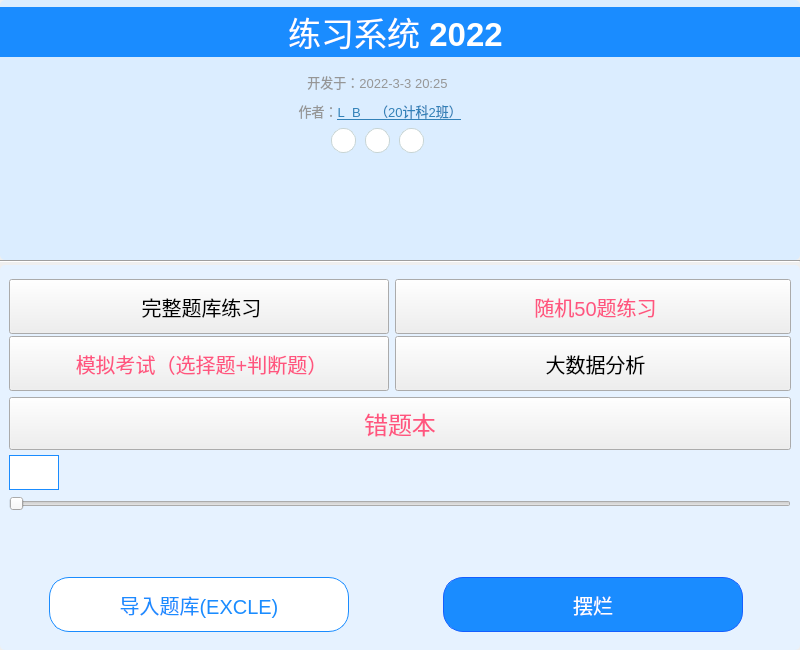
<?xml version="1.0" encoding="UTF-8"?>
<ui version="4.0">
 <class>MainWindow</class>
 <widget class="QMainWindow" name="MainWindow">
  <property name="geometry">
   <rect>
    <x>0</x>
    <y>0</y>
    <width>800</width>
    <height>650</height>
   </rect>
  </property>
  <property name="minimumSize">
   <size>
    <width>0</width>
    <height>650</height>
   </size>
  </property>
  <property name="maximumSize">
   <size>
    <width>800</width>
    <height>700</height>
   </size>
  </property>
  <property name="windowTitle">
   <string>MainWindow</string>
  </property>
  <property name="styleSheet">
   <string notr="true">#w1 QPushButton{
                border-radius:20px;
                padding-top:2px;
                padding-bottom:2px;
                background-color:rgb(255,255,255);
                border: 1px solid #1a8cff;
                color: rgb(26, 140, 255);
                }


                #w1 QPushButton:hover{
                background-color: #f1f2f6;
                }
                #w1 QPushButton:pressed{
                border: 1px solid #138496;
                background-color:#ced6e0;
                }
                #w2 QPushButton{
                border-radius:20px;
                padding-top:2px;
                padding-bottom:2px;
                background-color:#1a8cff;
                border: 1px solid rgb(21, 95, 255);
                color: rgb(255, 255, 255);
                }
                #w2 QPushButton:hover{
                background-color: #5dade2;
                }
                #w2 QPushButton:pressed{
                border: 1px solid #138496;
                background-color:#2c81ba;
                }
            </string>
  </property>
  <widget class="QWidget" name="centralwidget">
   <property name="minimumSize">
    <size>
     <width>800</width>
     <height>650</height>
    </size>
   </property>
   <property name="maximumSize">
    <size>
     <width>800</width>
     <height>700</height>
    </size>
   </property>
   <property name="styleSheet">
    <string notr="true">#widget_bottom{
                    border-radius: 5px;
                    background-color: #e6f2ff;
                    }

                    #widget_top{font-family:'Roboto', sans-serif;
                    border-radius: 5px;
                    background-color: #dbedff;
                    }
                </string>
   </property>
   <layout class="QGridLayout" name="gridLayout">
    <property name="leftMargin">
     <number>0</number>
    </property>
    <property name="topMargin">
     <number>0</number>
    </property>
    <property name="rightMargin">
     <number>0</number>
    </property>
    <property name="bottomMargin">
     <number>0</number>
    </property>
    <property name="spacing">
     <number>0</number>
    </property>
    <item row="2" column="0">
     <spacer name="verticalSpacer">
      <property name="orientation">
       <enum>Qt::Vertical</enum>
      </property>
      <property name="sizeType">
       <enum>QSizePolicy::Fixed</enum>
      </property>
      <property name="sizeHint" stdset="0">
       <size>
        <width>20</width>
        <height>2</height>
       </size>
      </property>
     </spacer>
    </item>
    <item row="3" column="0">
     <widget class="QWidget" name="widget_bottom" native="true">
      <property name="styleSheet">
       <string notr="true"/>
      </property>
      <layout class="QGridLayout" name="gridLayout_2">
       <item row="1" column="1">
        <widget class="QPushButton" name="practice_random">
         <property name="minimumSize">
          <size>
           <width>380</width>
           <height>55</height>
          </size>
         </property>
         <property name="font">
          <font>
           <pointsize>15</pointsize>
          </font>
         </property>
         <property name="styleSheet">
          <string notr="true">image: url(:/随机练习.png);
                                            image-position:left;
                                            padding-top:5px;
                                            padding-bottom:5px;
                                            padding-left:5px;
                                            color: rgb(255, 85, 127);
                                        </string>
         </property>
         <property name="text">
          <string>随机50题练习</string>
         </property>
        </widget>
       </item>
       <item row="8" column="0" rowspan="2">
        <widget class="QWidget" name="w1" native="true">
         <property name="styleSheet">
          <string notr="true"/>
         </property>
         <layout class="QGridLayout" name="gridLayout_4">
          <item row="0" column="0">
           <widget class="QPushButton" name="import_excle">
            <property name="minimumSize">
             <size>
              <width>0</width>
              <height>55</height>
             </size>
            </property>
            <property name="maximumSize">
             <size>
              <width>300</width>
              <height>16777215</height>
             </size>
            </property>
            <property name="font">
             <font>
              <pointsize>15</pointsize>
             </font>
            </property>
            <property name="styleSheet">
             <string notr="true"/>
            </property>
            <property name="text">
             <string>导入题库(EXCLE)</string>
            </property>
           </widget>
          </item>
         </layout>
        </widget>
       </item>
       <item row="7" column="0">
        <spacer name="verticalSpacer_2">
         <property name="orientation">
          <enum>Qt::Vertical</enum>
         </property>
         <property name="sizeType">
          <enum>QSizePolicy::Fixed</enum>
         </property>
         <property name="sizeHint" stdset="0">
          <size>
           <width>20</width>
           <height>120</height>
          </size>
         </property>
        </spacer>
       </item>
       <item row="2" column="0">
        <widget class="QPushButton" name="to_exam">
         <property name="minimumSize">
          <size>
           <width>0</width>
           <height>55</height>
          </size>
         </property>
         <property name="font">
          <font>
           <pointsize>15</pointsize>
          </font>
         </property>
         <property name="styleSheet">
          <string notr="true">image: url(:/模拟考试.png);
                                            image-position:left;
                                            padding-top:5px;
                                            padding-bottom:5px;
                                            padding-left:5px;
                                            color: rgb(255, 85, 127);
                                        </string>
         </property>
         <property name="text">
          <string>模拟考试（选择题+判断题）</string>
         </property>
        </widget>
       </item>
       <item row="5" column="0">
        <widget class="QPushButton" name="sql_btn">
         <property name="minimumSize">
          <size>
           <width>0</width>
           <height>35</height>
          </size>
         </property>
         <property name="maximumSize">
          <size>
           <width>50</width>
           <height>16777215</height>
          </size>
         </property>
         <property name="styleSheet">
          <string notr="true">
QPushButton{
image: url(:/数据库.png);
text-align: center;
                border-radius:20px;
                padding-top:2px;
                padding-bottom:2px;
                background-color:rgb(255,255,255);
                border: 1px solid #1a8cff;
                color: rgb(26, 140, 255);
                }


QPushButton:hover{
                background-color: #f1f2f6;
                }
QPushButton:pressed{
                border: 1px solid #138496;
                background-color:#ced6e0;
                }</string>
         </property>
         <property name="text">
          <string/>
         </property>
        </widget>
       </item>
       <item row="1" column="0">
        <widget class="QPushButton" name="practice_ordered">
         <property name="minimumSize">
          <size>
           <width>380</width>
           <height>55</height>
          </size>
         </property>
         <property name="font">
          <font>
           <pointsize>15</pointsize>
          </font>
         </property>
         <property name="styleSheet">
          <string notr="true">image: url(:/顺序练习.png);
                                            image-position:left;
                                            padding-top:5px;
                                            padding-bottom:5px;
                                            padding-left:5px;
                                        </string>
         </property>
         <property name="text">
          <string>完整题库练习</string>
         </property>
        </widget>
       </item>
       <item row="4" column="0" colspan="2">
        <widget class="QPushButton" name="errorNote_btn">
         <property name="minimumSize">
          <size>
           <width>0</width>
           <height>53</height>
          </size>
         </property>
         <property name="font">
          <font>
           <pointsize>18</pointsize>
          </font>
         </property>
         <property name="styleSheet">
          <string notr="true">image: url(:/错题本.png);
                                            image-position: left;
                                            color:rgb(255, 85, 127);
                                        </string>
         </property>
         <property name="text">
          <string>错题本</string>
         </property>
        </widget>
       </item>
       <item row="3" column="0">
        <spacer name="verticalSpacer_4">
         <property name="orientation">
          <enum>Qt::Vertical</enum>
         </property>
         <property name="sizeType">
          <enum>QSizePolicy::Fixed</enum>
         </property>
         <property name="sizeHint" stdset="0">
          <size>
           <width>20</width>
           <height>4</height>
          </size>
         </property>
        </spacer>
       </item>
       <item row="2" column="1">
        <widget class="QPushButton" name="search">
         <property name="minimumSize">
          <size>
           <width>0</width>
           <height>55</height>
          </size>
         </property>
         <property name="font">
          <font>
           <pointsize>15</pointsize>
          </font>
         </property>
         <property name="styleSheet">
          <string notr="true">image: url(:/搜索.png);
                                            image-position:left;
                                            padding-top:5px;
                                            padding-bottom:5px;
                                            padding-left:5px;
                                        </string>
         </property>
         <property name="text">
          <string>大数据分析</string>
         </property>
        </widget>
       </item>
       <item row="8" column="1" rowspan="2">
        <widget class="QWidget" name="w2" native="true">
         <property name="styleSheet">
          <string notr="true"/>
         </property>
         <layout class="QGridLayout" name="gridLayout_5">
          <item row="0" column="0">
           <widget class="QPushButton" name="exit">
            <property name="minimumSize">
             <size>
              <width>0</width>
              <height>55</height>
             </size>
            </property>
            <property name="maximumSize">
             <size>
              <width>300</width>
              <height>16777215</height>
             </size>
            </property>
            <property name="font">
             <font>
              <pointsize>15</pointsize>
             </font>
            </property>
            <property name="styleSheet">
             <string notr="true"/>
            </property>
            <property name="text">
             <string>摆烂</string>
            </property>
           </widget>
          </item>
         </layout>
        </widget>
       </item>
       <item row="0" column="0">
        <spacer name="verticalSpacer_3">
         <property name="orientation">
          <enum>Qt::Vertical</enum>
         </property>
         <property name="sizeType">
          <enum>QSizePolicy::Fixed</enum>
         </property>
         <property name="sizeHint" stdset="0">
          <size>
           <width>20</width>
           <height>5</height>
          </size>
         </property>
        </spacer>
       </item>
       <item row="6" column="0" colspan="2">
        <widget class="QSlider" name="music_slider">
         <property name="orientation">
          <enum>Qt::Horizontal</enum>
         </property>
        </widget>
       </item>
      </layout>
     </widget>
    </item>
    <item row="1" column="0">
     <widget class="Line" name="line">
      <property name="orientation">
       <enum>Qt::Horizontal</enum>
      </property>
     </widget>
    </item>
    <item row="0" column="0">
     <widget class="QWidget" name="widget_top" native="true">
      <property name="minimumSize">
       <size>
        <width>0</width>
        <height>260</height>
       </size>
      </property>
      <property name="maximumSize">
       <size>
        <width>1200</width>
        <height>260</height>
       </size>
      </property>
      <property name="styleSheet">
       <string notr="true">
                                #widget_top QPushButton {
                                border: 1px solid #c7d4d4;
                                }
                                #widget_top QPushButton:hover {

                                border: 1px solid #3498db;
                                }
                                #widget_top QPushButton:pressed {
                                border: 1px solid #db7734;
                                }
                            </string>
      </property>
      <layout class="QGridLayout" name="gridLayout_3">
       <property name="leftMargin">
        <number>0</number>
       </property>
       <property name="topMargin">
        <number>0</number>
       </property>
       <property name="rightMargin">
        <number>0</number>
       </property>
       <property name="bottomMargin">
        <number>0</number>
       </property>
       <property name="horizontalSpacing">
        <number>9</number>
       </property>
       <property name="verticalSpacing">
        <number>0</number>
       </property>
       <item row="0" column="0" colspan="6">
        <widget class="QLabel" name="title">
         <property name="minimumSize">
          <size>
           <width>760</width>
           <height>0</height>
          </size>
         </property>
         <property name="maximumSize">
          <size>
           <width>800</width>
           <height>50</height>
          </size>
         </property>
         <property name="font">
          <font>
           <pointsize>25</pointsize>
           <italic>false</italic>
          </font>
         </property>
         <property name="styleSheet">
          <string notr="true">background-color: rgb(26, 140, 255);
                                            color: rgb(255, 255, 255);
                                        </string>
         </property>
         <property name="text">
          <string>&lt;html&gt; &lt;style&gt;
                                            &lt;/style&gt;&lt;head/&gt;&lt;body&gt;&lt;p&gt;练习系统 &lt;b&gt;2022&lt;/b&gt;&lt;/p&gt;&lt;/body&gt;&lt;/html&gt;
                                        </string>
         </property>
         <property name="alignment">
          <set>Qt::AlignCenter</set>
         </property>
        </widget>
       </item>
       <item row="3" column="0">
        <spacer name="horizontalSpacer_3">
         <property name="orientation">
          <enum>Qt::Horizontal</enum>
         </property>
         <property name="sizeType">
          <enum>QSizePolicy::Fixed</enum>
         </property>
         <property name="sizeHint" stdset="0">
          <size>
           <width>410</width>
           <height>20</height>
          </size>
         </property>
        </spacer>
       </item>
       <item row="3" column="3">
        <widget class="QPushButton" name="pushButton_3">
         <property name="maximumSize">
          <size>
           <width>25</width>
           <height>25</height>
          </size>
         </property>
         <property name="styleSheet">
          <string notr="true">image: url(:/leetcode.png);
                                            background-color: rgb(255, 255, 255);
                                            border-radius:12px;
                                            padding-top:4px;
                                            padding-bottom:4px;
                                        </string>
         </property>
         <property name="text">
          <string/>
         </property>
        </widget>
       </item>
       <item row="3" column="1">
        <widget class="QPushButton" name="pushButton">
         <property name="maximumSize">
          <size>
           <width>25</width>
           <height>25</height>
          </size>
         </property>
         <property name="styleSheet">
          <string notr="true">image: url(:/github.png);
                                            background-color: rgb(255, 255, 255);
                                            border-radius:12px;
                                            padding-top:2px;
                                            padding-bottom:2px;
                                        </string>
         </property>
         <property name="text">
          <string/>
         </property>
        </widget>
       </item>
       <item row="3" column="2">
        <widget class="QPushButton" name="pushButton_2">
         <property name="maximumSize">
          <size>
           <width>25</width>
           <height>25</height>
          </size>
         </property>
         <property name="styleSheet">
          <string notr="true">image: url(:/哔哩哔哩.png);
                                            background-color: rgb(255, 255, 255);
                                            border-radius:12px;
                                            padding-top:2px;
                                            padding-bottom:2px;
                                        </string>
         </property>
         <property name="text">
          <string/>
         </property>
        </widget>
       </item>
       <item row="4" column="2">
        <spacer name="verticalSpacer_6">
         <property name="orientation">
          <enum>Qt::Vertical</enum>
         </property>
         <property name="sizeType">
          <enum>QSizePolicy::Fixed</enum>
         </property>
         <property name="sizeHint" stdset="0">
          <size>
           <width>20</width>
           <height>100</height>
          </size>
         </property>
        </spacer>
       </item>
       <item row="2" column="0" colspan="5">
        <widget class="QLabel" name="label_5">
         <property name="minimumSize">
          <size>
           <width>764</width>
           <height>25</height>
          </size>
         </property>
         <property name="maximumSize">
          <size>
           <width>760</width>
           <height>20</height>
          </size>
         </property>
         <property name="font">
          <font>
           <pointsize>10</pointsize>
          </font>
         </property>
         <property name="styleSheet">
          <string notr="true">color:rgb(150, 150, 150);
                                            padding-top:1px;
                                        </string>
         </property>
         <property name="text">
          <string>&lt;html&gt; &lt;style&gt;
                                            a {
                                            color:#3281b8;
                                            }
                                            &lt;/style&gt;&lt;head/&gt;&lt;body&gt;&lt;p&gt;作者：&lt;a href=&quot;https://www.acking-you.xyz/&quot;&gt;L_B__（20计科2班）&lt;/a&gt;&lt;/p&gt;&lt;/body&gt;&lt;/html&gt;
                                        </string>
         </property>
         <property name="alignment">
          <set>Qt::AlignCenter</set>
         </property>
         <property name="margin">
          <number>0</number>
         </property>
         <property name="indent">
          <number>0</number>
         </property>
         <property name="openExternalLinks">
          <bool>true</bool>
         </property>
        </widget>
       </item>
       <item row="1" column="0" colspan="5">
        <widget class="QLabel" name="label">
         <property name="minimumSize">
          <size>
           <width>755</width>
           <height>25</height>
          </size>
         </property>
         <property name="maximumSize">
          <size>
           <width>755</width>
           <height>15</height>
          </size>
         </property>
         <property name="font">
          <font>
           <pointsize>10</pointsize>
          </font>
         </property>
         <property name="styleSheet">
          <string notr="true">color:rgb(150, 150, 150);</string>
         </property>
         <property name="lineWidth">
          <number>0</number>
         </property>
         <property name="text">
          <string>开发于：2022-3-3 20:25</string>
         </property>
         <property name="alignment">
          <set>Qt::AlignCenter</set>
         </property>
         <property name="margin">
          <number>0</number>
         </property>
        </widget>
       </item>
      </layout>
     </widget>
    </item>
   </layout>
  </widget>
 </widget>
 <resources/>
 <connections/>
</ui>
